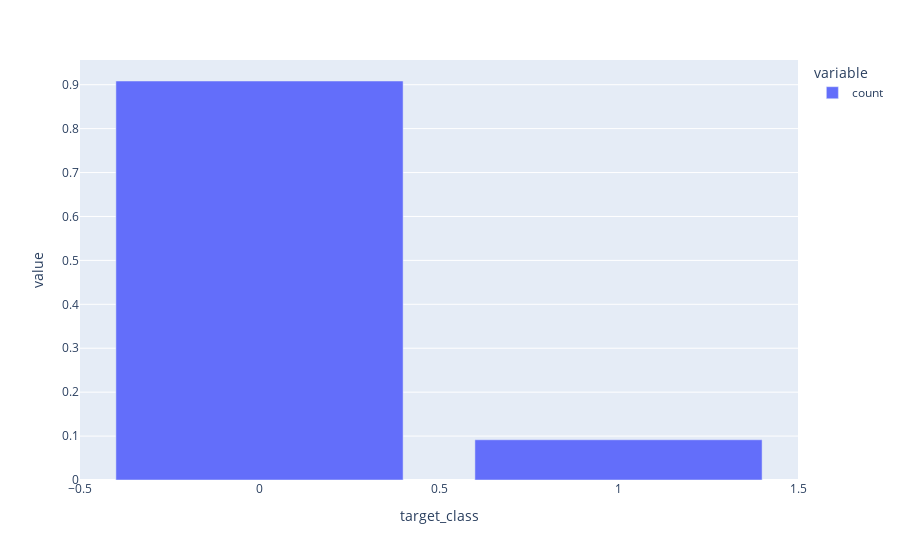

Write notebook code for a chart like this one.
### Markdown cell above
### EDA

### Code cell
# Como está a distribuição da variálve target - Percentual
px.bar(df_pulsar.value_counts('target_class') / len(df_pulsar))

### Figure 1 — Plotly figure (JSON) as saved in the notebook; plotly's stock layout.template omitted (floating-point values rounded to 4 significant figures)
{"data": [{"hovertemplate": "variable=count<br>target_class=%{x}<br>value=%{y}<extra></extra>", "legendgroup": "count", "marker": {"color": "#636efa", "pattern": {"shape": ""}}, "name": "count", "orientation": "v", "showlegend": true, "textposition": "auto", "type": "bar", "x": [0, 1], "xaxis": "x", "y": [0.9084, 0.09157], "yaxis": "y"}], "layout": {"barmode": "relative", "legend": {"title": {"text": "variable"}, "tracegroupgap": 0}, "margin": {"t": 60}, "xaxis": {"anchor": "y", "domain": [0, 1], "title": {"text": "target_class"}}, "yaxis": {"anchor": "x", "domain": [0, 1], "title": {"text": "value"}}}}
